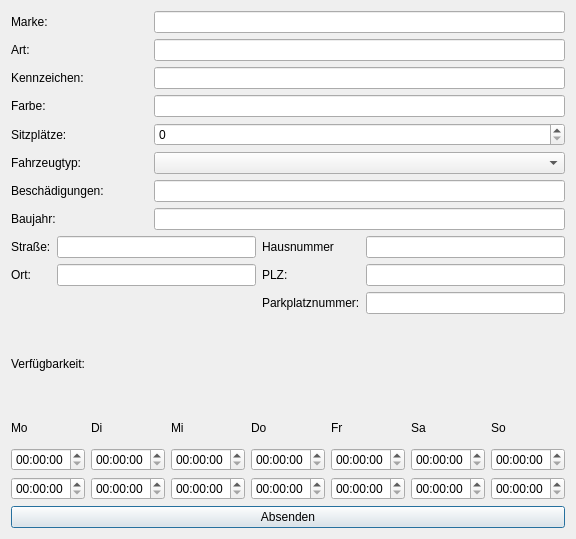
<?xml version="1.0" encoding="UTF-8"?>
<ui version="4.0">
 <class>FahrzeugReg</class>
 <widget class="QDialog" name="FahrzeugReg">
  <property name="geometry">
   <rect>
    <x>0</x>
    <y>0</y>
    <width>575</width>
    <height>539</height>
   </rect>
  </property>
  <property name="windowTitle">
   <string>Dialog</string>
  </property>
  <layout class="QGridLayout" name="gridLayout">
   <item row="5" column="0">
    <widget class="QLabel" name="label_fahrzeugtyp">
     <property name="text">
      <string>Fahrzeugtyp:</string>
     </property>
    </widget>
   </item>
   <item row="6" column="0">
    <widget class="QLabel" name="label_beschaedigung">
     <property name="text">
      <string>Beschädigungen:</string>
     </property>
    </widget>
   </item>
   <item row="3" column="1" colspan="3">
    <widget class="QLineEdit" name="lineEdit_farbe"/>
   </item>
   <item row="3" column="0">
    <widget class="QLabel" name="label_farbe">
     <property name="text">
      <string>Farbe:</string>
     </property>
    </widget>
   </item>
   <item row="10" column="0" colspan="4">
    <layout class="QGridLayout" name="gridLayout_2">
     <item row="0" column="1">
      <widget class="QLabel" name="label_di">
       <property name="text">
        <string>Di</string>
       </property>
      </widget>
     </item>
     <item row="0" column="2">
      <widget class="QLabel" name="label_mi">
       <property name="text">
        <string>Mi</string>
       </property>
      </widget>
     </item>
     <item row="0" column="4">
      <widget class="QLabel" name="label_fr">
       <property name="text">
        <string>Fr</string>
       </property>
      </widget>
     </item>
     <item row="0" column="0">
      <widget class="QLabel" name="label_mo">
       <property name="text">
        <string>Mo</string>
       </property>
      </widget>
     </item>
     <item row="0" column="3">
      <widget class="QLabel" name="label_do">
       <property name="text">
        <string>Do</string>
       </property>
      </widget>
     </item>
     <item row="0" column="6">
      <widget class="QLabel" name="label_so">
       <property name="text">
        <string>So</string>
       </property>
      </widget>
     </item>
     <item row="0" column="5">
      <widget class="QLabel" name="label_sa">
       <property name="text">
        <string>Sa</string>
       </property>
      </widget>
     </item>
     <item row="1" column="0">
      <widget class="QTimeEdit" name="timeEdit_mo_von"/>
     </item>
     <item row="2" column="0">
      <widget class="QTimeEdit" name="timeEdit_mo_bis"/>
     </item>
     <item row="1" column="1">
      <widget class="QTimeEdit" name="timeEdit_di_von"/>
     </item>
     <item row="2" column="1">
      <widget class="QTimeEdit" name="timeEdit_di_bis"/>
     </item>
     <item row="1" column="2">
      <widget class="QTimeEdit" name="timeEdit_mi_von"/>
     </item>
     <item row="2" column="2">
      <widget class="QTimeEdit" name="timeEdit_mi_bis"/>
     </item>
     <item row="1" column="3">
      <widget class="QTimeEdit" name="timeEdit_do_von"/>
     </item>
     <item row="2" column="3">
      <widget class="QTimeEdit" name="timeEdit_do_bis"/>
     </item>
     <item row="1" column="4">
      <widget class="QTimeEdit" name="timeEdit_fr_von"/>
     </item>
     <item row="2" column="4">
      <widget class="QTimeEdit" name="timeEdit_fr_bis"/>
     </item>
     <item row="1" column="5">
      <widget class="QTimeEdit" name="timeEdit_sa_von"/>
     </item>
     <item row="2" column="5">
      <widget class="QTimeEdit" name="timeEdit_sa_bis"/>
     </item>
     <item row="1" column="6">
      <widget class="QTimeEdit" name="timeEdit_so_von"/>
     </item>
     <item row="2" column="6">
      <widget class="QTimeEdit" name="timeEdit_so_bis"/>
     </item>
    </layout>
   </item>
   <item row="2" column="0">
    <widget class="QLabel" name="label_kennzeichen">
     <property name="text">
      <string>Kennzeichen:</string>
     </property>
    </widget>
   </item>
   <item row="8" column="0" colspan="4">
    <layout class="QGridLayout" name="gridLayout_3">
     <item row="0" column="1">
      <widget class="QLineEdit" name="lineEdit_strasse"/>
     </item>
     <item row="1" column="1">
      <widget class="QLineEdit" name="lineEdit_ort"/>
     </item>
     <item row="1" column="0">
      <widget class="QLabel" name="label_ort">
       <property name="text">
        <string>Ort:</string>
       </property>
      </widget>
     </item>
     <item row="0" column="2">
      <widget class="QLabel" name="label_hausnr">
       <property name="text">
        <string>Hausnummer</string>
       </property>
      </widget>
     </item>
     <item row="0" column="3">
      <widget class="QLineEdit" name="lineEdit_hausnr"/>
     </item>
     <item row="1" column="2">
      <widget class="QLabel" name="label_plz">
       <property name="text">
        <string>PLZ:</string>
       </property>
      </widget>
     </item>
     <item row="1" column="3">
      <widget class="QLineEdit" name="lineEdit_plz"/>
     </item>
     <item row="0" column="0">
      <widget class="QLabel" name="label_strasse">
       <property name="text">
        <string>Straße:</string>
       </property>
      </widget>
     </item>
     <item row="2" column="2">
      <widget class="QLabel" name="label_parkplatznr">
       <property name="text">
        <string>Parkplatznummer:</string>
       </property>
      </widget>
     </item>
     <item row="2" column="3">
      <widget class="QLineEdit" name="lineEdit_parkplatznr"/>
     </item>
    </layout>
   </item>
   <item row="0" column="1" colspan="3">
    <widget class="QLineEdit" name="lineEdit_marke"/>
   </item>
   <item row="0" column="0">
    <widget class="QLabel" name="label_marke">
     <property name="text">
      <string>Marke:</string>
     </property>
    </widget>
   </item>
   <item row="6" column="1" colspan="3">
    <widget class="QLineEdit" name="lineEdit_beschaedigung"/>
   </item>
   <item row="1" column="1" colspan="3">
    <widget class="QLineEdit" name="lineEdit_art"/>
   </item>
   <item row="9" column="0" colspan="4">
    <widget class="QLabel" name="label_verfuegbar">
     <property name="text">
      <string>Verfügbarkeit:</string>
     </property>
    </widget>
   </item>
   <item row="4" column="1" colspan="3">
    <widget class="QSpinBox" name="spinBox_sitze"/>
   </item>
   <item row="11" column="0" colspan="4">
    <widget class="QPushButton" name="pushButton_absenden">
     <property name="text">
      <string>Absenden</string>
     </property>
    </widget>
   </item>
   <item row="5" column="1" colspan="3">
    <widget class="QComboBox" name="comboBox_fahrzeugtyp">
     <item>
      <property name="text">
       <string/>
      </property>
     </item>
     <item>
      <property name="text">
       <string>Cabrio</string>
      </property>
     </item>
     <item>
      <property name="text">
       <string>Kleinwagen</string>
      </property>
     </item>
     <item>
      <property name="text">
       <string>Limousine</string>
      </property>
     </item>
     <item>
      <property name="text">
       <string>Kombi</string>
      </property>
     </item>
     <item>
      <property name="text">
       <string>Minivan</string>
      </property>
     </item>
     <item>
      <property name="text">
       <string>SUV</string>
      </property>
     </item>
    </widget>
   </item>
   <item row="1" column="0">
    <widget class="QLabel" name="label_art">
     <property name="text">
      <string>Art:</string>
     </property>
    </widget>
   </item>
   <item row="2" column="1" colspan="3">
    <widget class="QLineEdit" name="lineEdit_kennzeichen"/>
   </item>
   <item row="4" column="0">
    <widget class="QLabel" name="label_sitze">
     <property name="text">
      <string>Sitzplätze:</string>
     </property>
    </widget>
   </item>
   <item row="7" column="0">
    <widget class="QLabel" name="label">
     <property name="text">
      <string>Baujahr:</string>
     </property>
    </widget>
   </item>
   <item row="7" column="1" colspan="3">
    <widget class="QLineEdit" name="lineEdit_baujahr"/>
   </item>
  </layout>
 </widget>
 <resources/>
 <connections>
  <connection>
   <sender>pushButton_absenden</sender>
   <signal>clicked()</signal>
   <receiver>FahrzeugReg</receiver>
   <slot>pushButton_absenden_clicked()</slot>
   <hints>
    <hint type="sourcelabel">
     <x>218</x>
     <y>266</y>
    </hint>
    <hint type="destinationlabel">
     <x>370</x>
     <y>284</y>
    </hint>
   </hints>
  </connection>
 </connections>
 <slots>
  <slot>pushButton_absenden_clicked()</slot>
 </slots>
</ui>
